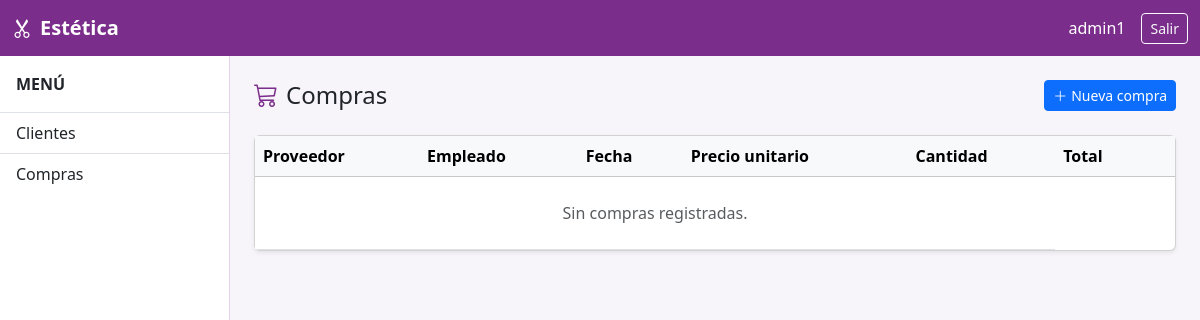
The page /operaciones/compras/ (signed in) on the database as committed earlier.
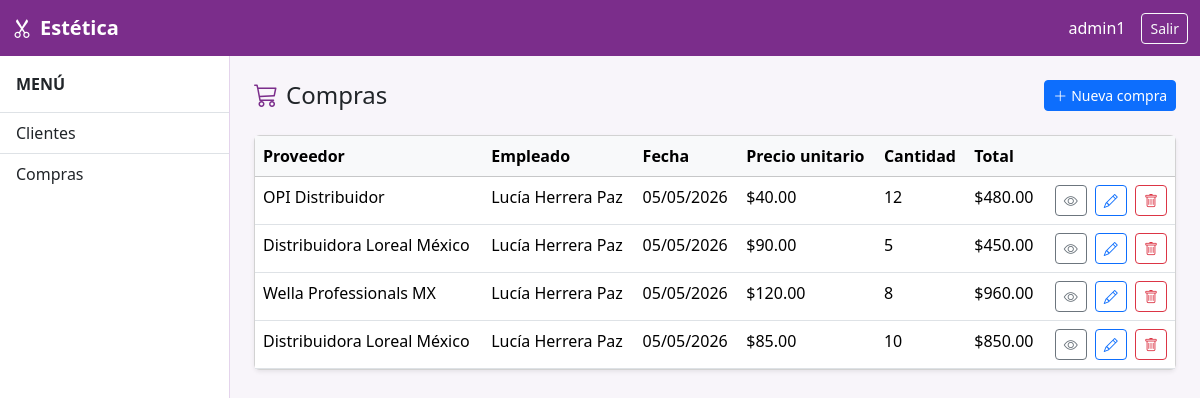
The same page on the database as committed later.
### apps/operaciones/models.py (models this page shows, shortened)
class Compra(models.Model):
    empleado = models.ForeignKey(Empleado, on_delete=models.CASCADE, related_name='compras')
    producto = models.ForeignKey(
        Producto,
        on_delete=models.CASCADE,
        related_name='compras',
        verbose_name='Producto'
    )
    proveedor = models.CharField(max_length=50)
    fecha = models.DateTimeField(auto_now_add=True)
    precio_unitario = models.DecimalField(max_digits=10, decimal_places=2)
    cantidad = models.PositiveIntegerField(default=1)
    activo = models.BooleanField(default=True)
    @property
    def total_compra(self):
        return self.precio_unitario * self.cantidad
    class Meta:
        verbose_name = 'Compra'
        verbose_name_plural = 'Compras'
        ordering = ['-fecha']

### apps/empleados/models.py (models this page shows, shortened)
class Empleado(models.Model):
    ROL_CHOICES = [
        ('estilista', 'Estilista'),
        ('colorista', 'Colorista'),
        ('manicurista', 'Manicurista'),
        ('recepcionista', 'Recepcionista'),
        ('gerente', 'Gerente'),
    ]
    nombre = models.CharField(max_length=50)
    telefono = models.CharField(max_length=50)
    rol = models.CharField(max_length=50, choices=ROL_CHOICES)
    fecha_ingreso = models.DateField()
    activo = models.BooleanField(default=True)
    class Meta:
        verbose_name = 'Empleado'
        verbose_name_plural = 'Empleados'
        ordering = ['nombre']

### apps/operaciones/views.py (the view)
# urls.py: path('compras/', views.compra_list, name='compra_list'),
@login_required
def compra_list(request):
    qs = Compra.objects.filter(activo=True).select_related('empleado')
    return render(request, 'operaciones/compra_list.html', {'compras': _paginate(qs, request)})

### apps/operaciones/views.py (called while the page is built)
def _paginate(queryset, request):
    paginator = Paginator(queryset, 10)
    page = request.GET.get('page')
    try:
        return paginator.page(page)
    except PageNotAnInteger:
        return paginator.page(1)
    except EmptyPage:
        return paginator.page(paginator.num_pages)

### templates/operaciones/compra_list.html (shortened to what this page needs)
{% extends "base.html" %}
{% block content %}
<div class="d-flex justify-content-between align-items-center mb-4">
  <h4 class="mb-0"><i class="bi bi-cart3 me-2" style="color:#7b2d8b"></i>Compras</h4>
  <a href="{% url 'operaciones:compra_create' %}" class="btn btn-primary btn-sm"><i class="bi bi-plus-lg me-1"></i>Nueva compra</a>
</div>
<div class="card shadow-sm">
  <div class="card-body p-0">
    <table class="table table-hover mb-0">
      <thead class="table-light">
        <tr><th>Proveedor</th><th>Empleado</th><th>Fecha</th><th>Precio unitario</th><th>Cantidad</th><th>Total</th><th></th></tr>
      </thead>
      <tbody>
        {% for c in compras %}
        <tr>
          <td>{{ c.proveedor }}</td>
          <td>{{ c.empleado.nombre }}</td>
          <td>{{ c.fecha|date:"d/m/Y" }}</td>
          <td>${{ c.precio_unitario }}</td>
          <td>{{ c.cantidad }}</td>
          <td>${{ c.total_compra }}</td>
          <td class="text-end">
            <a href="{% url 'operaciones:compra_detail' c.pk %}" class="btn btn-sm btn-outline-secondary me-1"><i class="bi bi-eye"></i></a>
            <a href="{% url 'operaciones:compra_update' c.pk %}" class="btn btn-sm btn-outline-primary me-1"><i class="bi bi-pencil"></i></a>
            <a href="{% url 'operaciones:compra_delete' c.pk %}" class="btn btn-sm btn-outline-danger"><i class="bi bi-trash"></i></a>
          </td>
        </tr>
        {% empty %}
        <tr><td colspan="5" class="text-center text-muted py-4">Sin compras registradas.</td></tr>
        {% endfor %}
      </tbody>
    </table>
  </div>
</div>
{% endblock %}

### templates/base.html (shortened to what this page needs)
<!DOCTYPE html>
<html lang="es">
<head>
  <link rel="stylesheet" href="https://cdn.jsdelivr.net/npm/bootstrap@5.3.3/dist/css/bootstrap.min.css">
  <link rel="stylesheet" href="https://cdn.jsdelivr.net/npm/bootstrap-icons@1.11.3/font/bootstrap-icons.min.css">
</head>
<body class="{% if user.is_authenticated %}logged-in{% endif %}">
<nav class="navbar navbar-estetica fixed-top">
  <div class="container-fluid">
    <a class="navbar-brand fw-bold" href="/"><i class="bi bi-scissors me-2"></i>Estética</a>
    {% if user.is_authenticated %}
    <div class="d-flex align-items-center gap-3">
      <span class="navbar-text">{{ user.username }}</span>
      <form method="post" action="/auth/logout/" class="m-0">
        {% csrf_token %}<button type="submit" class="btn btn-sm btn-outline-light">Salir</button>
      </form>
    </div>
    {% endif %}
  </div>
</nav>
{% if user.is_authenticated %}
<nav id="sidebar">
  <div class="p-3 fw-bold border-bottom">MENÚ</div>
  <div class="list-group list-group-flush">
    <a href="{% url 'clientes:list' %}" class="list-group-item list-group-item-action">Clientes</a>
    <a href="{% url 'operaciones:compra_list' %}" class="list-group-item list-group-item-action">Compras</a>
  </div>
</nav>
{% endif %}
<main id="main-content">
  {% block content %}{% endblock %}
</main>
</body>
</html>

### templates/base.html (style rules this page uses)
:root { --color-primary: #7b2d8b; --color-primary-dark: #5e2069; }
body { background-color: #f8f5fa; }
.navbar-estetica { background-color: var(--color-primary); }
.navbar-estetica .navbar-brand, .navbar-estetica .navbar-text { color: #fff !important; }
#sidebar { width: 230px; min-height: calc(100vh - 56px); background-color: #fff; border-right: 1px solid #e4d4ec; position: fixed; top: 56px; left: 0; z-index: 100; }
#main-content { margin-top: 56px; padding: 24px; min-height: calc(100vh - 56px); margin-left: 0; }
body.logged-in #main-content { margin-left: 230px; }

Rows that differ between the two databases and show on the page:
added Compra: proveedor "OPI Distribuidor", empleado.nombre "Lucía Herrera Paz", fecha "05/05/2026", precio_unitario "40.00", cantidad "12", total_compra "480.00"
added Compra: proveedor "Distribuidora Loreal México", empleado.nombre "Lucía Herrera Paz", fecha "05/05/2026", precio_unitario "90.00", cantidad "5", total_compra "450.00"
added Compra: proveedor "Wella Professionals MX", empleado.nombre "Lucía Herrera Paz", fecha "05/05/2026", precio_unitario "120.00", cantidad "8", total_compra "960.00"
added Compra: proveedor "Distribuidora Loreal México", empleado.nombre "Lucía Herrera Paz", fecha "05/05/2026", precio_unitario "85.00", cantidad "10", total_compra "850.00"
Other text that changed with them:
text no longer shown: "Sin compras registradas."
